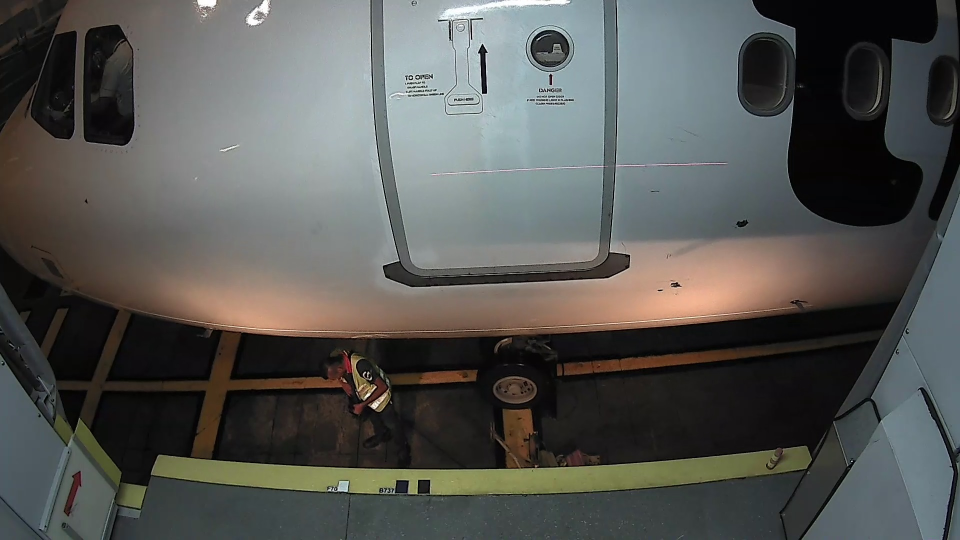
//> input picture local_aerobridge/Source Code/Open CV/CoordinatesBandedArrow/a320-1.jpg, 1920 x 1080 px (shown at 1/2 size)
$ ./main ../CoordinatesBandedArrow/a320-1.jpg ../CoordinatesBandedArrow/a320-1.jpg   (built with g++ and OpenCV 4)
//> lines starting //> are read from the running program, lines starting //| are printed output that depends on the picture; after the words box and inside, x2 and y2 are one past the last pixel; in counts of white or black regions, pixels touching at a corner belong together
/*
 * main.cpp
 *
 *  Created on: Feb 26, 2017
 *      Author: vinuk
 */

#include<opencv2/core/core.hpp>
#include<opencv2/highgui/highgui.hpp>
#include<opencv2/imgproc/imgproc.hpp>
#include<opencv2/ml/ml.hpp>

#include<fstream>
#include<iostream>
#include<vector>
#include <stdlib.h>
#include<dirent.h>
#include<string.h>
#include<math.h>
#include<Windows.h>
#include<Winbase.h>
#include<TCHAR.h>

using namespace std;
using namespace cv;

Mat src; Mat src_gray;
int thresh = 5;
int max_thresh = 60000;
RNG rng(12345);

const char* source_window = "Source image";
const char* corners_window = "Corners detected";


string read_value(string section, string key, string config_path)
{
	char read_value[100];
	DWORD len = 100;

	char section_char[100],key_char[100],config_path_char[100];
	strcpy(section_char, section.c_str());
	strcpy(key_char, key.c_str());
	strcpy(config_path_char, config_path.c_str());
	GetPrivateProfileString(TEXT(section_char), TEXT(key_char),TEXT("Not Found"),read_value,len,TEXT(config_path_char));

	//cout<< read_value;
	return read_value;
}


string GetFilename (const string& str)
{
  size_t found;
  string file;
  found=str.find_last_of("/\\");
  file = str.substr(found+1);
  return file;
}

string GetFoldername (const string& str)
{
	size_t found;
	string folder;
	found=str.find_last_of("/\\");
	folder = str.substr(0,found);
	return folder;
}

int main(int argc,char *argv[])
{

           IplImage *desimg,*srcimg;
           cout<<"************************Detect Rectangular Window************************"<<endl;
           string config_path = argv[1];//"C:\\Config\\Config.ini";
           string path = argv[2];
           string dirName = GetFoldername(path);//read_value("Aerobridge","dummy",config_path);
           string flightName = GetFilename(dirName);
           cout<<flightName<<endl;


            DIR *dir;
            dir = opendir(dirName.c_str());
            string imgName;
            struct dirent *ent;

            if (dir != NULL) {
                     while ((ent = readdir (dir)) != NULL) {
                          imgName= GetFilename(path);//ent->d_name;
                          if(imgName.compare(".")!= 0 && imgName.compare("..")!= 0)
                                    {
                                      string aux;
                                      aux.append(dirName);
                                      aux.append("\\");
                                      aux.append(imgName);
                                      //aux.append(orig_path);
                                      cout << aux << endl;
                                      Mat image= imread(aux);
//> image is the input picture: 1080 rows x 1920 cols, CV_8UC3; mean B, G, R 83.4, 86.2, 85.5

                                      waitKey(0);
      Mat gray,bw,dil,erd, dst_final;

	  Mat new_src=image.clone();

	 for(int y = 0; y < image.rows; y++ )
    {
       for(int x = 0; x < image.cols; x++ )
       {
              for(int c = 0; c < 3; c++ )
              {
                     new_src.at<Vec3b>(y,x)[c]= saturate_cast<uchar>( 1.5*(image.at<Vec3b>(y,x)[c] ));

              }
       }
     }
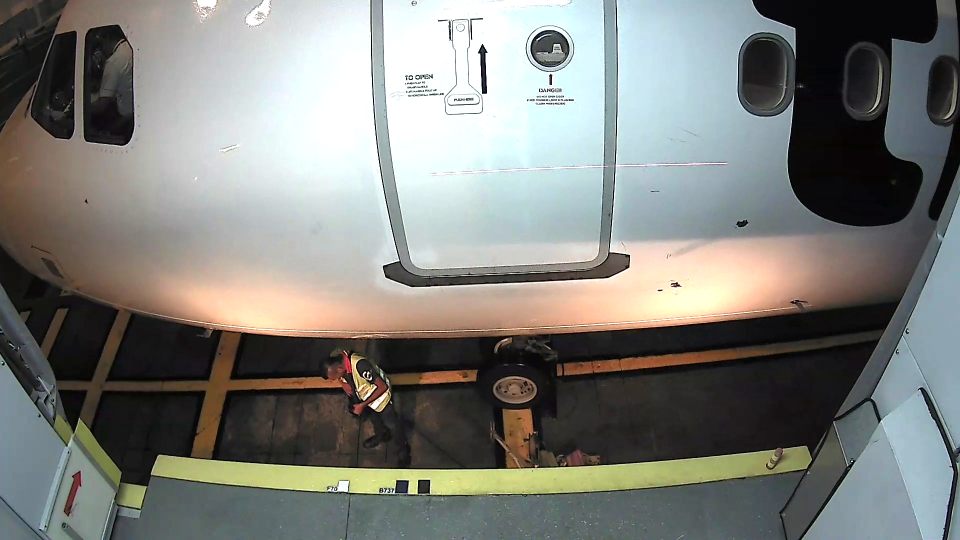
//> new_src: 1080 rows x 1920 cols, CV_8UC3 (shown at 1/2 size); mean B, G, R 123, 127.7, 126.5

      cv::GaussianBlur(new_src, src_gray, cv::Size(3,3),1,1,BORDER_DEFAULT); //original
      medianBlur(new_src, src_gray, 11);
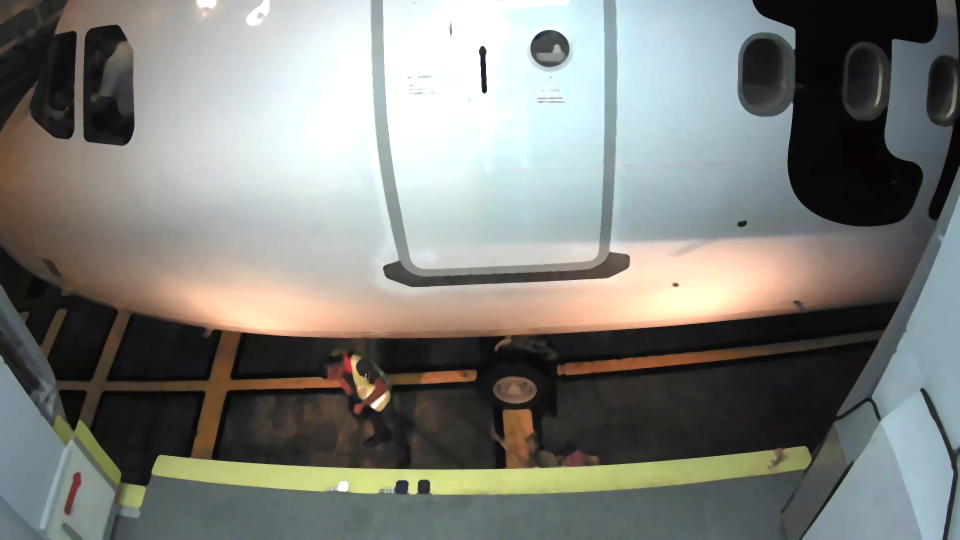
//> src_gray: 1080 rows x 1920 cols, CV_8UC3 (shown at 1/2 size); mean B, G, R 123.6, 128.4, 127.2
      blur( new_src, src_gray, Size(3,3) );
      cvtColor(src_gray,gray,CV_BGR2GRAY);
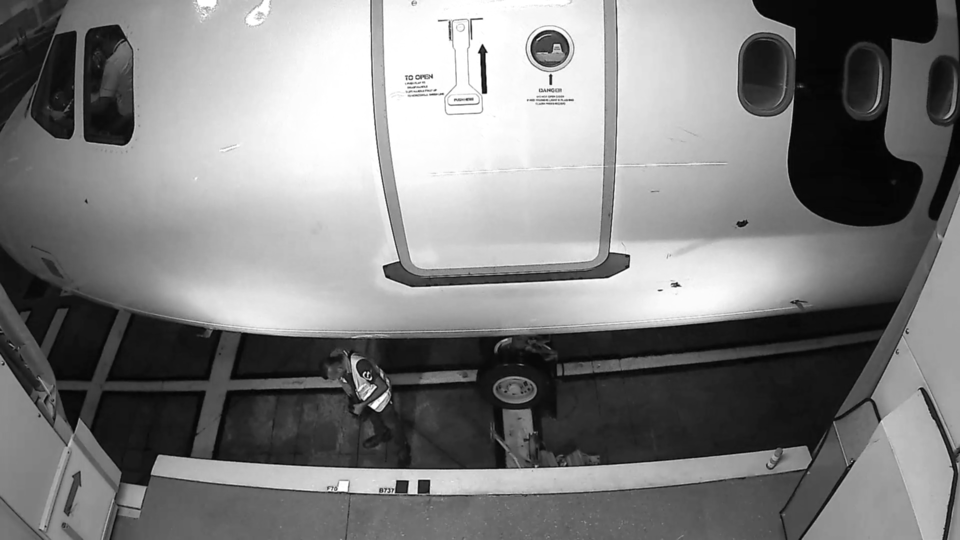
//> gray: 1080 rows x 1920 cols, CV_8UC1 (shown at 1/2 size); min 1, max 255, mean 126.8
	  //namedWindow("gray",CV_WINDOW_NORMAL);
	  //imshow("gray",gray);


      Canny(gray,bw,600,1200,5,true);
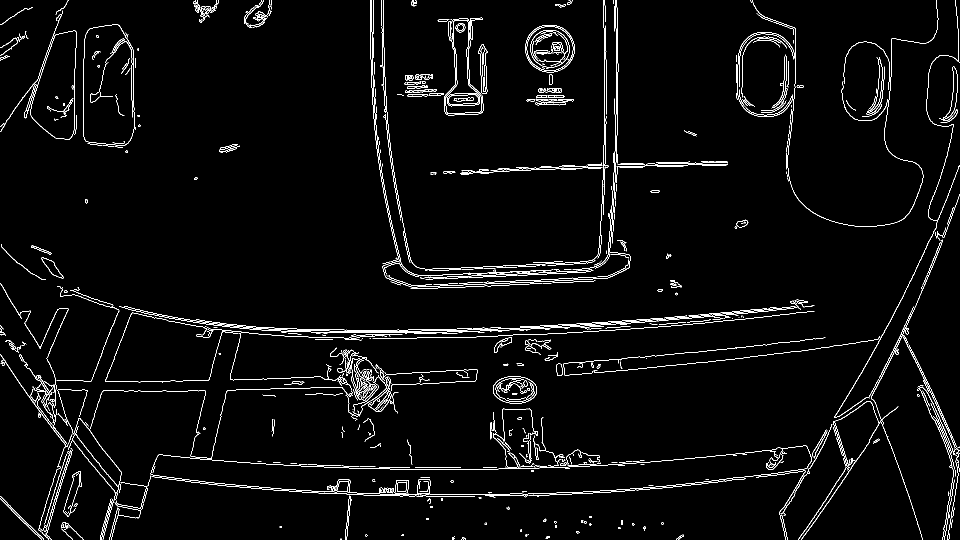
//> bw: 1080 rows x 1920 cols, CV_8UC1 (shown at 1/2 size); 2.9% white in thin lines or dots
	  //namedWindow("canny",CV_WINDOW_NORMAL);
      //imshow("canny",bw);


                    Mat grad,bw1;
                    Mat morphKernel = getStructuringElement(MORPH_ELLIPSE, Size(20,10));
                    morphologyEx(bw, grad, MORPH_GRADIENT, morphKernel);
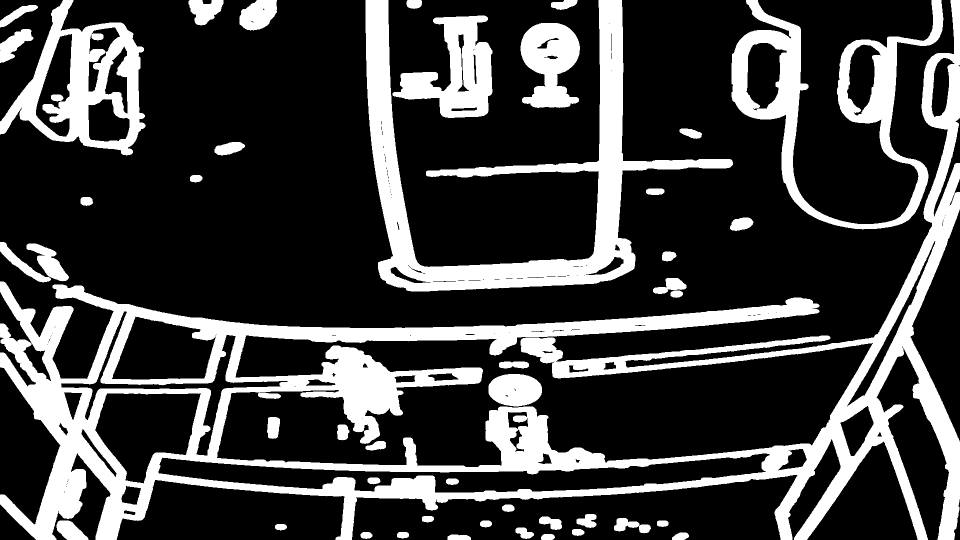
//> grad: 1080 rows x 1920 cols, CV_8UC1 (shown at 1/2 size); 25.1% white; 47 white regions
					//namedWindow("m1",CV_WINDOW_NORMAL);
					//imshow("m1",grad);

                    threshold(grad, bw1, 255.0, 255.0, THRESH_BINARY | THRESH_OTSU);
					//namedWindow("threshold",CV_WINDOW_NORMAL);
					//imshow("threshold",bw1);

      vector<vector<Point> > contours;
	  vector<vector<Point> > rough;
	  vector<vector<Point> >rough_color;
	  vector<vector<Point> >precise;
      vector<Vec4i> hierarchy;
	  Mat dst = image.clone();
      findContours(bw1.clone(), contours, CV_RETR_CCOMP, CV_CHAIN_APPROX_SIMPLE);
//> contours = 202 contours, 93 with area under 20; largest, box (x1, y1, x2, y2) and area: (0, 0, 1920, 1080) 395792, (731, 0, 1466, 583) 81814, (1463, 0, 1887, 459) 54680, (0, 0, 291, 311) 51666, (316, 906, 1540, 986) 42936

      vector<Point> approx;

      for( int i = 0; i< contours.size(); i++ )
      {

           approxPolyDP(Mat(contours[i]), approx, arcLength(Mat(contours[i]), true) * 0.01, true);
           if (fabs(contourArea(approx)) <2000 || fabs(contourArea(approx))>50000)                                      //将面积太小的轮廓直接跳过  注意continue用法
			   continue;

                  Rect r = boundingRect(contours[i]);
				  if( (float) (r.height/r.width) > 1.5 && (float) (r.height/r.width) <3)
                  {
                   rough.push_back(approx);
                   }
      }
//> this loop made 202 passes
//> r on passes 23, 31, 40, 41, 44, 64, 73, 75, 114, 120, 121, 131: Rect(977, 748, 107, 65), Rect(53, 487, 85, 76), Rect(0, 58, 67, 68), Rect(1041, 46, 119, 170), Rect(785, 31, 200, 205), Rect(316, 906, 1224, 80), Rect(1680, 811, 68, 102), Rect(189, 786, 214, 182), Rect(223, 632, 209, 128), Rect(121, 621, 455, 291), Rect(1694, 481, 178, 332), Rect(1862, 115, 48, 120)
//> approx on pass 48: 4 Points (x, y): [947, 98], [948, 97], [949, 98], [948, 99]
//> after the loop, approx = contour of 20 points, box (x1, y1, x2, y2) (177, 54, 241, 184), area 2918
	  for(int i = 0; i < rough.size(); i++)
	  {
		  Rect bound=boundingRect(rough[i]);
	      Rect x, y, w, h = boundingRect(rough[i]);
	      rectangle(dst,Point(bound.br().x,bound.br().y), Point(bound.tl().x,bound.tl().y),Scalar(255, 0, 0),2);

	      RotatedRect rectPoint = minAreaRect(rough[i]);
          Point2f fourPoint2f_rough[4];
          rectPoint.points(fourPoint2f_rough);
	      vector<Point> fourPoint_rough;
	      for(int i = 0; i <4; i++)
	      	  	  {
		     fourPoint_rough.push_back(fourPoint2f_rough[i]);
	      	  	  }
	  }
//> this loop made 5 passes
//> (h, rectPoint) on passes 1 to 5: (Rect(1862, 115, 48, 120), centre (1880.7, 174.7), size (121.2, 37.7), angle -79.2), (Rect(1693, 88, 69, 145), centre (1720.4, 159.4), size (144.5, 57.4), angle -77.3), (Rect(209, 92, 46, 136), centre (231.5, 159.5), size (135, 45), angle -90), (Rect(71, 67, 73, 207), centre (106.4, 169.3), size (206.4, 68.4), angle -88.6), (Rect(177, 54, 64, 130), centre (190.9, 112.9), size (138.9, 54.3), angle -65)
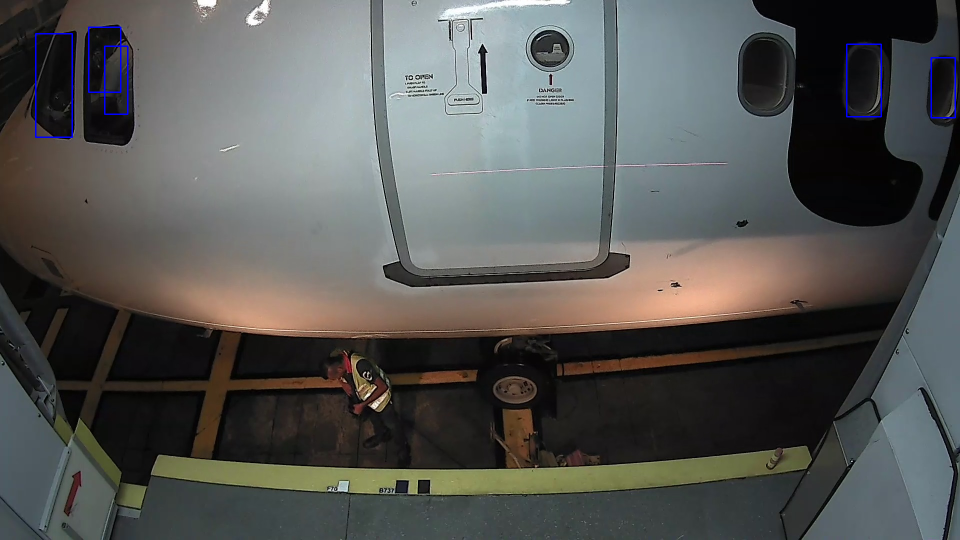
//> dst: 1080 rows x 1920 cols, CV_8UC3 (shown at 1/2 size); 0.3% of pixels changed, all inside (x1, y1, x2, y2) = (70, 53, 1912, 276)

	  if(rough.size() !=0 )
	  {
	  for( int i = 0; i< rough.size(); i++ )
	  {
		  vector<Moments> mu(1);
		  vector<Point2f> mc(1);
		  int gray_level;
	      // compute the central momment
          mu[0] = moments( rough[i], false );
          mc[0] = Point2f( mu[0].m10/mu[0].m00 , mu[0].m01/mu[0].m00 );
		  //circle( dst, mc[0], 4, Scalar(255,0,0), -1, 8, 0 );

		  //cout<<"pixel coordinates"<<"\t";
		  //cout<<mc[0]<<endl;

		  gray_level=gray.at<uchar>(mc[0]);
		  if(gray_level<200 && gray_level>20)
		  {rough_color.push_back(rough[i]);}
	  }
//> this loop made 5 passes
//> gray_level on passes 1 to 5: 21, 22, 60, 12, 42

	  for(int i = 0; i < rough_color.size(); i++)
	  {
		  Rect bound=boundingRect(rough_color[i]);
	      Rect x, y, w, h = boundingRect(rough_color[i]);
	      //rectangle(dst,Point(bound.br().x,bound.br().y), Point(bound.tl().x,bound.tl().y),(0, 0, 255),2);

	      RotatedRect rectPoint = minAreaRect(rough_color[i]);
          Point2f fourPoint2f_color[4];
          vector<Point> fourPoint_color;
	      for(int i = 0; i <4; i++)
	      	  	  {
		  fourPoint_color.push_back(fourPoint2f_color[i]);
	      	  	  }

	     for (int i = 0; i < 3; i++)
	     	 	 {
            line(dst, fourPoint2f_color[i], fourPoint2f_color[i + 1], Scalar(0,255,0), 3);
	     	 	 }
        line(dst, fourPoint2f_color[0], fourPoint2f_color[3], Scalar(0,255,0), 3);
	  	  	  }
//> this loop made 4 passes
//> dst: 1080 rows x 1920 cols, CV_8UC3; 6 pixels changed, all inside (x1, y1, x2, y2) = (0, 0, 3, 3)

	  	  }

	  int rightest=0;
	  int right_number;
	  if(rough_color.size() !=0 )
	  {
	  for( int i = 0; i< rough_color.size(); i++ )
	  {
		  Moments mu;
		  Point2f mc;
		  mu = moments( rough_color[i], false );
		  mc = Point2f( mu.m10/mu.m00 , mu.m01/mu.m00 );
		  if(mc.x>rightest)
		  {
			  rightest=mc.x;
			  right_number=i;
		  }
	  }
//> this loop made 4 passes
//> (mc, rightest) on pass 1: (Point(1881, 174.4), 1880)
//> mc on passes 2 to 4: Point(1722.9, 152.9), Point(235.6, 158.1), Point(200.1, 103.7)
//> after the loop, rightest = 1880; right_number = 0
	  precise.push_back(rough_color[right_number]);
//> precise = 1 contour; box (x1, y1, x2, y2) and area: (1862, 115, 1910, 235) 3258
	  }


	  // final decision
	  if(precise.size() !=0 )
	  {
	  Moments muf;
	  Point2f mcf;
	  muf = moments( precise[0], false );
//> muf = moments, m00 3258.5, centre m10/m00, m01/m00 = (1881, 174.4)
	  mcf = Point2f( muf.m10/muf.m00 , muf.m01/muf.m00 );
//> mcf = Point(1881, 174.4)
	  circle( dst, mcf, 4, Scalar(255,0,0), -1, 8, 0 );
//> dst: 1080 rows x 1920 cols, CV_8UC3; mean B, G, R 84, 86.1, 85.4
	  cout<<"pixel coordinates"<<"\t";
	  cout<<mcf<<endl;
//| [1880.97, 174.429]

	  string dist_rect_str = read_value("Rectangular Window","center_log_file",config_path);
//> (in read_value, `GetPrivateProfileString(TEXT(section_char), TEXT(key_char),TEXT("Not F..` was passed over: GetPrivateProfileString is not available in this run)
	  char dist_rect_char[100];
	  strcpy(dist_rect_char, dist_rect_str.c_str());
	  ofstream mycout(TEXT(dist_rect_char),ios::app);

	  mycout<<flightName<<";"<<imgName<<";"<<"1"<<";"<<mcf<<endl;
//> (the run ends here: the program exits with an error code, at `return 1;`)
